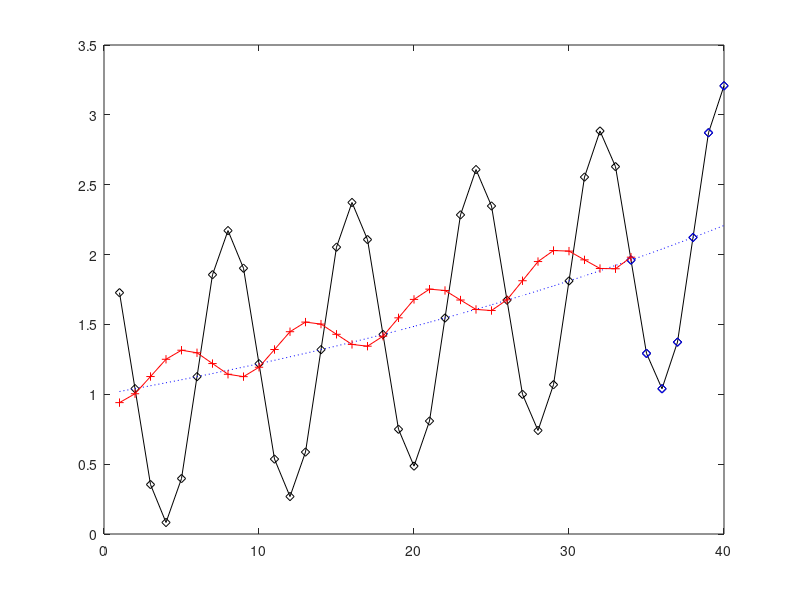

MATLAB code for this plot:
clear;
close all;
n=1:40;
x=(1.02).^n+cos(2*pi*n/8);
x1=(1.02).^n;


 %y[n]=(x[n]+x[n+1]+x[n+2])/3
 for nn=1:34
 y(nn)=(x(nn)+x(nn+1)+x(nn+2)+x(nn+3)+x(nn+4)+x(nn+5)+x(nn+6))/7;
 plot(x,'kd-');hold;
plot(x1,'b:');
plot((nn:nn+6),x((nn:nn+6)),'bd');
plot(y,'r+-');hold;
pause(1);
 end
 
 